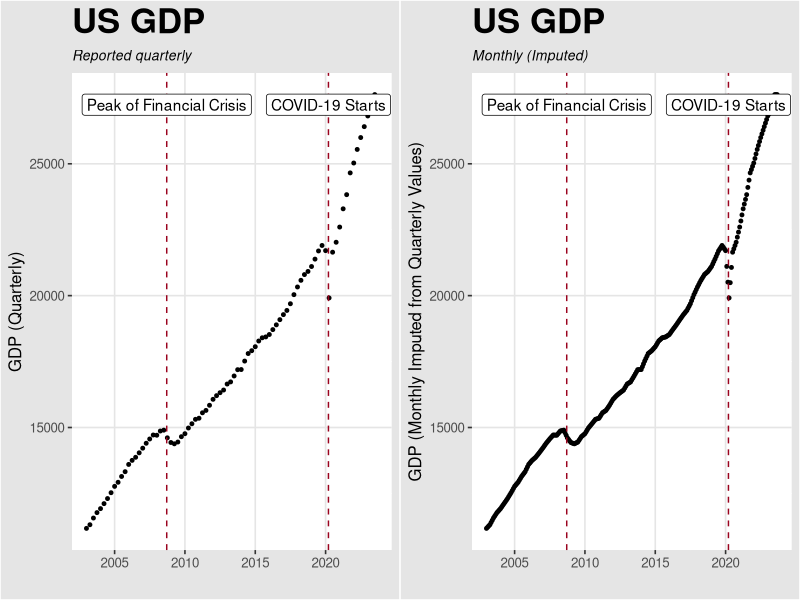
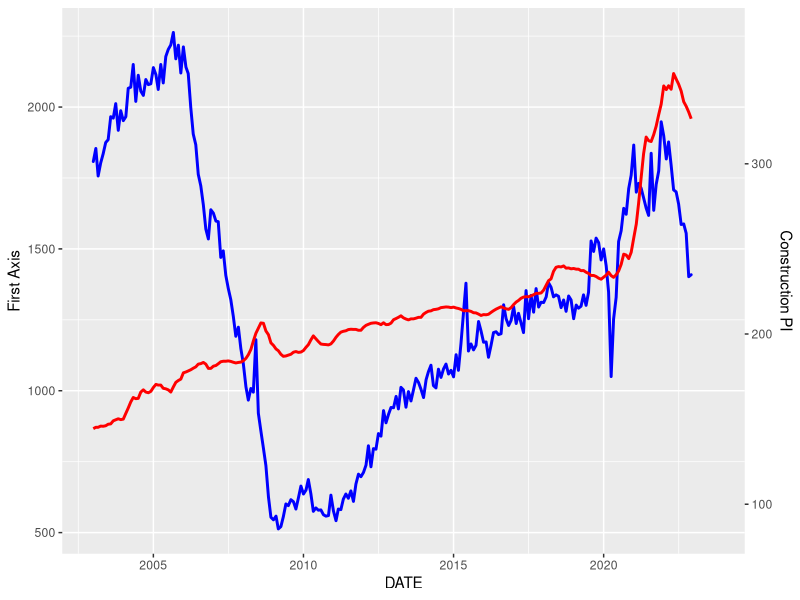
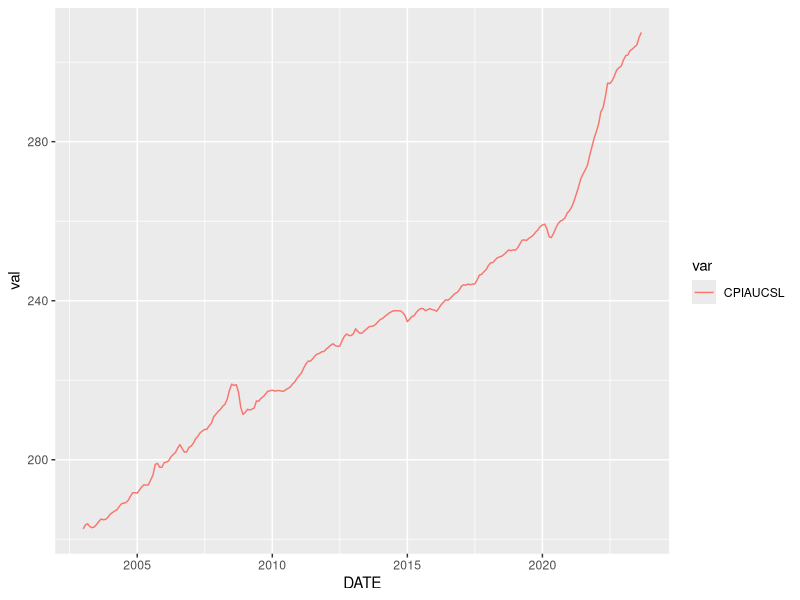
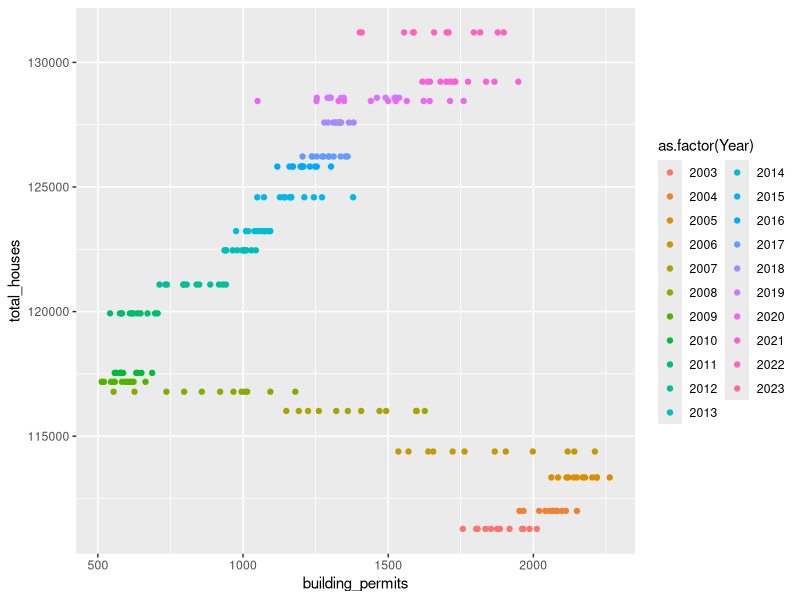
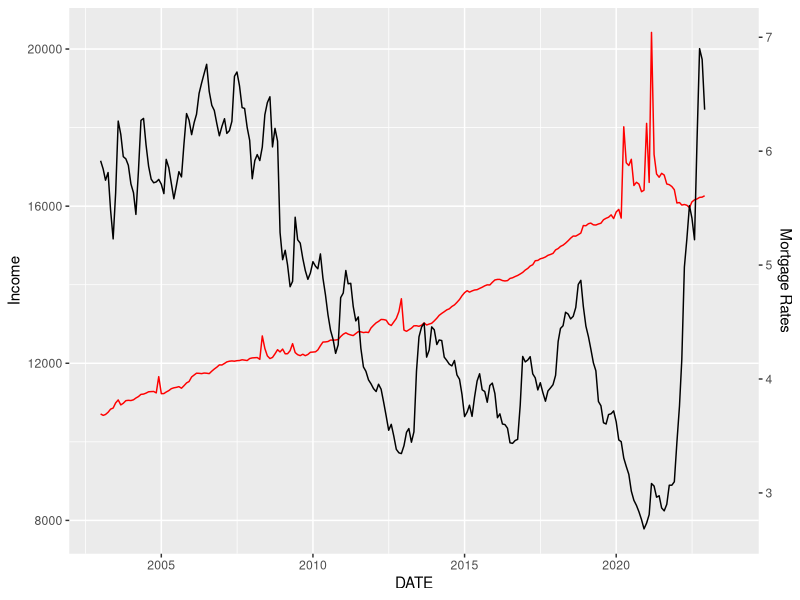
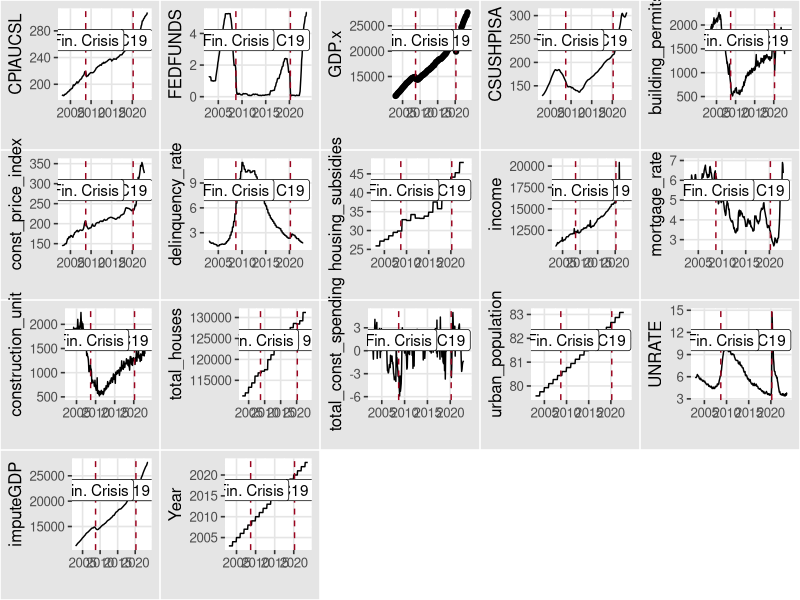
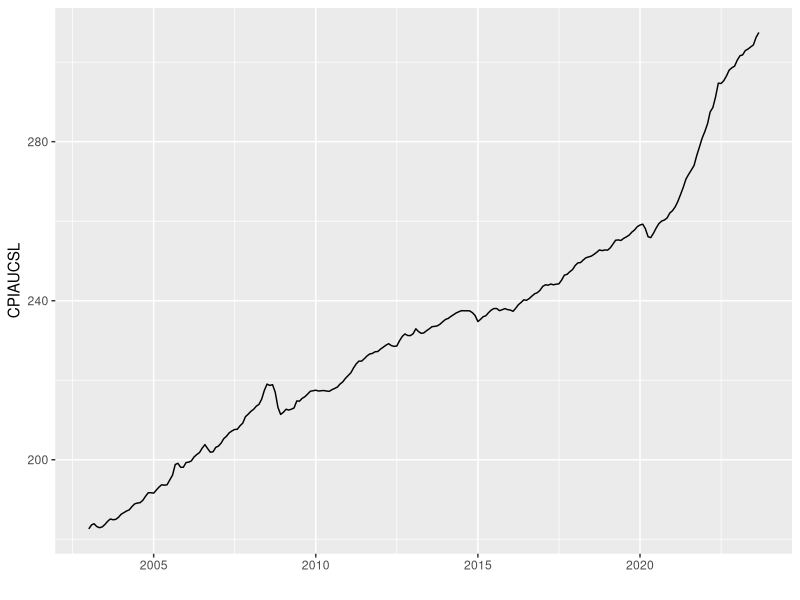

The R script that drew these images, in order:
library(tidyverse)
library(gridExtra)
library(ggthemes)

data <- read.csv("./data/cleaned/visualizationData.csv")
data$DATE <- as.Date(data$DATE)

palette <- c("#5F0F40",
             "#9A031E",
             "#FB8B24",
             "#E36414",
             "#0F4C5C")

#Visualize GDP imputation
p1 <- data %>%
  ggplot(aes(x=DATE, y=GDP.x)) +
  geom_point(cex = 1) + 
  geom_vline(xintercept = as.Date("2020-03-15"),
             linetype = 2, linewidth = 0.50, color = palette[2]) +
  geom_vline(xintercept = as.Date("2008-09-15"),
             linetype = 2, linewidth = 0.50, color = palette[2]) + 
  annotate(x = ymd("2020-03-15"), y = +Inf, label = "COVID-19 Starts", vjust = 2, geom = "label") +
  annotate(x = ymd("2008-09-15"), y = +Inf, label = "Peak of Financial Crisis", vjust = 2, geom = "label") +
  labs(x = "", y = "GDP (Quarterly)",
       title = "US GDP", 
       subtitle = "Reported quarterly") + 
  ggthemes::theme_igray() +
  theme(plot.title = element_text(face = "bold", size = 25, hjust = 0),
        plot.subtitle = element_text(face = "italic", size = 10, hjust = 0))

#Graph GDP and color in imputed data -- looks like it did pretty good!
p2 <- data %>%
  ggplot(aes(x=DATE, y=imputeGDP)) +
  geom_point(cex = 1) + 
  geom_vline(xintercept = as.Date("2020-03-15"),
             linetype = 2, linewidth = 0.50, color = palette[2]) +
  geom_vline(xintercept = as.Date("2008-09-15"),
             linetype = 2, linewidth = 0.50, color = palette[2]) + 
  annotate(x = ymd("2020-03-15"), y = +Inf, label = "COVID-19 Starts", vjust = 2, geom = "label") +
  annotate(x = ymd("2008-09-15"), y = +Inf, label = "Peak of Financial Crisis", vjust = 2, geom = "label") +
  labs(x = "", y = "GDP (Monthly Imputed from Quarterly Values)",
       title = "US GDP", 
       subtitle = "Monthly (Imputed)") + 
  ggthemes::theme_igray() +
  theme(plot.title = element_text(face = "bold", size = 25, hjust = 0),
        plot.subtitle = element_text(face = "italic", size = 10, hjust = 0))

p3 <- grid.arrange(p1, p2, nrow = 1)

#Save to assets directory

#Plot hpi values
p4 <- data %>%
  ggplot(aes(x = DATE, y = CSUSHPISA, color = FEDFUNDS)) + 
  geom_line(aes(linewidth = FEDFUNDS), lineend = "round") + 
  geom_vline(xintercept = as.Date("2020-03-15"),
           linetype = 2, linewidth = 0.50, color = palette[2]) +
  geom_vline(xintercept = as.Date("2008-09-15"),
             linetype = 2, linewidth = 0.50, color = palette[2]) + 
  annotate(x = ymd("2020-03-15"), y = +Inf, 
           label = "COVID-19 Starts", vjust = 2, geom = "label") +
  annotate(x = ymd("2008-09-15"), y = +Inf, 
           label = "Peak of Financial Crisis", vjust = 2, geom = "label") +
  labs(x = "", y = "National Home Price Index",
       title = "S&P CoreLogic Case-Shiller U.S. National Home Price Index", 
       subtitle = "Changes in Federal Funds Rate shown using color and size") + 
  ggthemes::theme_igray() +
  scale_color_gradient(name = "Federal Funds Rate",high = palette[2], low = palette[4]) +
  scale_linewidth(name = "Federal Funds Rate", range = c(0.5,2.5)) +
  guides(color=guide_legend(override.aes=list(fill=NA))) + 
  theme(plot.title = element_text(face = "bold", size = 25, hjust = 0),
        plot.subtitle = element_text(face = "italic", size = 10, hjust = 0),
        legend.key = element_rect(fill = "transparent"),
        legend.title = element_text(size = 10, face = "bold"))

#Save to assets directory

#Look at ffr and building permits/construction vars
data %>%
  ggplot(aes(x = DATE, y = building_permits)) + 
  geom_line(linewidth = 1, lineend = "round", color = "blue") + 
  geom_line(aes(x = DATE, y = const_price_index*6), linewidth = 1, color = "red") + 
  scale_y_continuous(
    
    # Features of the first axis
    name = "First Axis",
    
    # Add a second axis and specify its features
    sec.axis = sec_axis(~./6, name="Construction PI")
  )


meltData <- data %>%
  gather(key = "var", value = "val", -DATE)

meltData %>%
  filter(var == "CPIAUCSL") %>%
  ggplot(aes(x = DATE, y = val, color = var)) + 
  geom_line()

data$Year <- as.numeric(format(data$DATE,'%Y'))
data %>%
  ggplot(aes(x = building_permits, y = total_houses, 
             color = as.factor(Year))) + 
  geom_point()

max(data$mortgage_rate, na.rm = T)
max(data$income, na.rm = T)

data %>%
  ggplot(aes(x = DATE, y = income)) + 
  geom_line(color = "red") + 
  geom_line(aes(y = mortgage_rate * 2900)) +
  scale_y_continuous(
    name = "Income",
    sec.axis = sec_axis(~./2900, name = "Mortgage Rates")
  )
1
plots <- list()
ind = 1
for(i in 1: ncol(data)){
  if(i == 1){
    print("pass")
  }else if(i == 4){
    plots[[ind]] <- ggplot(data, aes_string(x = data[,1], y = data[,i])) + geom_point() + 
      labs(x = "", y = colnames(data)[i]) +   
      geom_vline(xintercept = as.Date("2020-03-15"),
                 linetype = 2, linewidth = 0.50, color = palette[2]) +
      geom_vline(xintercept = as.Date("2008-09-15"),
                 linetype = 2, linewidth = 0.50, color = palette[2]) + 
      annotate(x = ymd("2020-03-15"), y = +Inf, 
               label = "C19", vjust = 2, geom = "label") +
      annotate(x = ymd("2008-09-15"), y = +Inf, 
               label = "Fin. Crisis", vjust = 2, geom = "label") + 
      theme_igray()
    ind = ind + 1
  }else if(i == 18){
    print("pass")
  }
  else{
    plots[[ind]] <- ggplot(data, aes_string(x = data[,1], y = data[,i])) + geom_line() + 
      labs(x = "", y = colnames(data)[i]) +
      geom_vline(xintercept = as.Date("2020-03-15"),
                 linetype = 2, linewidth = 0.50, color = palette[2]) +
      geom_vline(xintercept = as.Date("2008-09-15"),
                 linetype = 2, linewidth = 0.50, color = palette[2]) + 
      annotate(x = ymd("2020-03-15"), y = +Inf, 
               label = "C19", vjust = 2, geom = "label") +
      annotate(x = ymd("2008-09-15"), y = +Inf, 
               label = "Fin. Crisis", vjust = 2, geom = "label") + 
      theme_igray()
    ind = ind + 1
  }
}

grid.arrange(grobs = plots, nrow = 4)
#Save to assets directory

ggplot(data, aes(x = data[,1], y = data[,2])) + geom_line() + 
  labs(x = "", y = colnames(data)[2])
